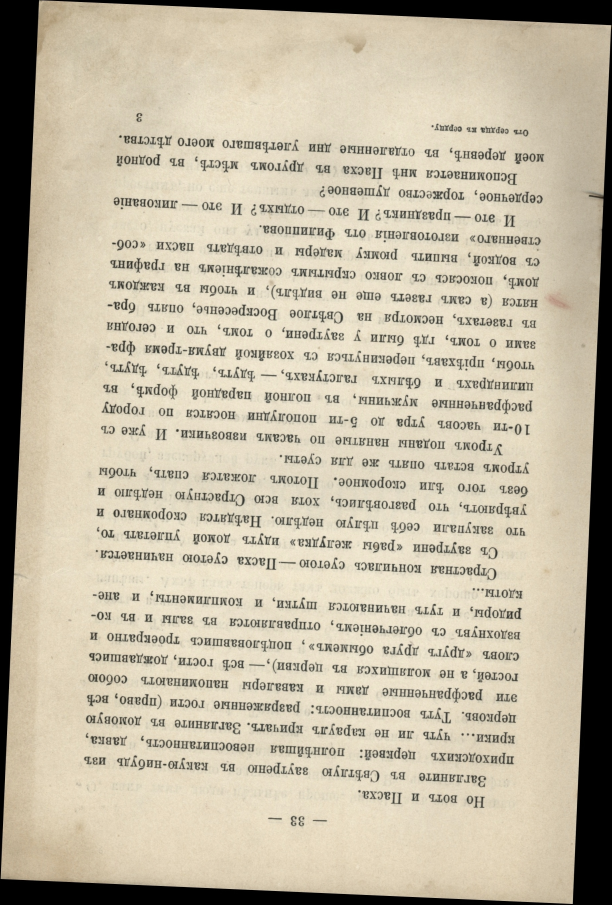
#> input picture images/source/scanned3.jpg, 1834 x 2713 px (shown at 1/3 size)
$ python crop_morphology.py   (Python 2 division)   (older library calls are emulated)
#> lines starting #> are read from the running program, lines starting #| are printed output that depends on the picture; after the words box and inside, x2 and y2 are one past the last pixel; in counts of white or black regions, pixels touching at a corner belong together
#!/usr/bin/env python
'''Crop an image to just the portions containing text.

Usage:

    ./crop_morphology.py path/to/image.jpg

This will place the cropped image in path/to/image.crop.png.

For details on the methodology, see
http://www.danvk.org/2015/01/07/finding-blocks-of-text-in-an-image-using-python-opencv-and-numpy.html
'''

import glob
import os
import random
import sys
import random
import math
import json
from collections import defaultdict

import cv2
from PIL import Image, ImageDraw, ImageEnhance
import numpy as np
from scipy.ndimage.filters import rank_filter
from PIL import ImageFilter
from scipy import ndimage

np.set_printoptions(threshold=np.nan)

def dilate(ary, N, iterations):
    """Dilate using an NxN '+' sign shape. ary is np.uint8."""
    kernel = np.zeros((N,N), dtype=np.uint8)
    kernel[(N-1)/2,:] = 1
    dilated_image = cv2.dilate(ary / 255, kernel, iterations=iterations)

    kernel = np.zeros((N,N), dtype=np.uint8)
    kernel[:,(N-1)/2] = 1
    dilated_image = cv2.dilate(dilated_image, kernel, iterations=iterations)
    return dilated_image


def props_for_contours(contours, ary):
    """Calculate bounding box & the number of set pixels for each contour."""
    c_info = []
    for c in contours:
        x,y,w,h = cv2.boundingRect(c)
        c_im = np.zeros(ary.shape)
        cv2.drawContours(c_im, [c], 0, 255, -1)
        c_info.append({
            'x1': x,
            'y1': y,
            'x2': x + w - 1,
            'y2': y + h - 1,
            'sum': np.sum(ary * (c_im > 0))/255
        })
    return c_info


def union_crops(crop1, crop2):
    """Union two (x1, y1, x2, y2) rects."""
    x11, y11, x21, y21 = crop1
    x12, y12, x22, y22 = crop2
    return min(x11, x12), min(y11, y12), max(x21, x22), max(y21, y22)


def intersect_crops(crop1, crop2):
    x11, y11, x21, y21 = crop1
    x12, y12, x22, y22 = crop2
    return max(x11, x12), max(y11, y12), min(x21, x22), min(y21, y22)


def crop_area(crop):
    x1, y1, x2, y2 = crop
    return max(0, x2 - x1) * max(0, y2 - y1)


def find_border_components(contours, ary):
    borders = []
    area = ary.shape[0] * ary.shape[1]
    for i, c in enumerate(contours):
        x,y,w,h = cv2.boundingRect(c)
        if w * h > 0.5 * area:
            borders.append((i, x, y, x + w - 1, y + h - 1))
    return borders


def angle_from_right(deg):
    return min(deg % 90, 90 - (deg % 90))


def remove_border(contour, ary):
    """Remove everything outside a border contour."""
    # Use a rotated rectangle (should be a good approximation of a border).
    # If it's far from a right angle, it's probably two sides of a border and
    # we should use the bounding box instead.
    c_im = np.zeros(ary.shape)
    r = cv2.minAreaRect(contour)
    degs = r[2]
    if angle_from_right(degs) <= 10.0:
        box = cv2.boxPoints(r)
        box = np.int0(box)
        cv2.drawContours(c_im, [box], 0, 255, -1)
        cv2.drawContours(c_im, [box], 0, 0, 4)
    else:
        x1, y1, x2, y2 = cv2.boundingRect(contour)
        cv2.rectangle(c_im, (x1, y1), (x2, y2), 255, -1)
        cv2.rectangle(c_im, (x1, y1), (x2, y2), 0, 4)

    return np.minimum(c_im, ary)


def find_components(edges, max_components=16):
    """Dilate the image until there are just a few connected components.

    Returns contours for these components."""
    # Perform increasingly aggressive dilation until there are just a few
    # connected components.
    count = 21
    dilation = 5
    n = 1
    while count > max_components:
        n += 1
        dilated_image = dilate(edges, N=3, iterations=n)
        image1, contours, hierarchy = cv2.findContours(dilated_image, cv2.RETR_TREE, cv2.CHAIN_APPROX_SIMPLE)
        count = len(contours)

    Image.fromarray(edges).show()

    Image.fromarray(255 * dilated_image).save('images/autorotate/dilated_image.jpg')
    img3 = cv2.imread('images/autorotate/dilated_image.jpg',0)
    return contours, img3


def find_optimal_components_subset(contours, edges):
    """Find a crop which strikes a good balance of coverage/compactness.

    Returns an (x1, y1, x2, y2) tuple.
    """
    c_info = props_for_contours(contours, edges)
    c_info.sort(key=lambda x: -x['sum'])
    total = np.sum(edges) / 255
    area = edges.shape[0] * edges.shape[1]

    c = c_info[0]
    del c_info[0]
    this_crop = c['x1'], c['y1'], c['x2'], c['y2']
    crop = this_crop
    covered_sum = c['sum']

    while covered_sum < total:
        changed = False
        recall = 1.0 * covered_sum / total
        prec = 1 - 1.0 * crop_area(crop) / area
        f1 = 2 * (prec * recall / (prec + recall))
        #print '----'
        for i, c in enumerate(c_info):
            this_crop = c['x1'], c['y1'], c['x2'], c['y2']
            new_crop = union_crops(crop, this_crop)
            new_sum = covered_sum + c['sum']
            new_recall = 1.0 * new_sum / total
            new_prec = 1 - 1.0 * crop_area(new_crop) / area
            new_f1 = 2 * new_prec * new_recall / (new_prec + new_recall)

            # Add this crop if it improves f1 score,
            # _or_ it adds 25% of the remaining pixels for <15% crop expansion.
            # ^^^ very ad-hoc! make this smoother
            remaining_frac = c['sum'] / (total - covered_sum)
            new_area_frac = 1.0 * crop_area(new_crop) / crop_area(crop) - 1
            if new_f1 > f1 or (
                    remaining_frac > 0.25 and new_area_frac < 0.15):
                print '%d %s -> %s / %s (%s), %s -> %s / %s (%s), %s -> %s' % (
                        i, covered_sum, new_sum, total, remaining_frac,
                        crop_area(crop), crop_area(new_crop), area, new_area_frac,
                        f1, new_f1)
                crop = new_crop
                covered_sum = new_sum
                del c_info[i]
                changed = True
                break

        if not changed:
            break

    return crop


def pad_crop(crop, contours, edges, border_contour, pad_px=15):
    """Slightly expand the crop to get full contours.

    This will expand to include any contours it currently intersects, but will
    not expand past a border.
    """
    bx1, by1, bx2, by2 = 0, 0, edges.shape[0], edges.shape[1]
    if border_contour is not None and len(border_contour) > 0:
        c = props_for_contours([border_contour], edges)[0]
        bx1, by1, bx2, by2 = c['x1'] + 5, c['y1'] + 5, c['x2'] - 5, c['y2'] - 5

    def crop_in_border(crop):
        x1, y1, x2, y2 = crop
        x1 = max(x1 - pad_px, bx1)
        y1 = max(y1 - pad_px, by1)
        x2 = min(x2 + pad_px, bx2)
        y2 = min(y2 + pad_px, by2)
        return crop

    crop = crop_in_border(crop)

    c_info = props_for_contours(contours, edges)
    changed = False
    for c in c_info:
        this_crop = c['x1'], c['y1'], c['x2'], c['y2']
        this_area = crop_area(this_crop)
        int_area = crop_area(intersect_crops(crop, this_crop))
        new_crop = crop_in_border(union_crops(crop, this_crop))
        if 0 < int_area < this_area and crop != new_crop:
            print '%s -> %s' % (str(crop), str(new_crop))
            changed = True
            crop = new_crop

    if changed:
        return pad_crop(crop, contours, edges, border_contour, pad_px)
    else:
        return crop


def downscale_image(im, max_dim=2048):
    """Shrink im until its longest dimension is <= max_dim.

    Returns new_image, scale (where scale <= 1).
    """
    a, b = im.size
    if max(a, b) <= max_dim:
        return 1.0, im

    scale = 1.0 * max_dim / max(a, b)
    new_im = im.resize((int(a * scale), int(b * scale)), Image.ANTIALIAS)
    return scale, new_im


def process_image(path, out_path):
#> called with path = 'images/source/scanned3.jpg', out_path = 'images/autorotate/process1.jpg'
    orig_im = Image.open(path)
#> orig_im is the input picture: PIL image 1834x2713 RGB; mean R, G, B 193.2, 183.9, 162.9
    scale, im = downscale_image(orig_im)
#> scale = 0.755

    edges = cv2.Canny(np.asarray(im), 100, 200)
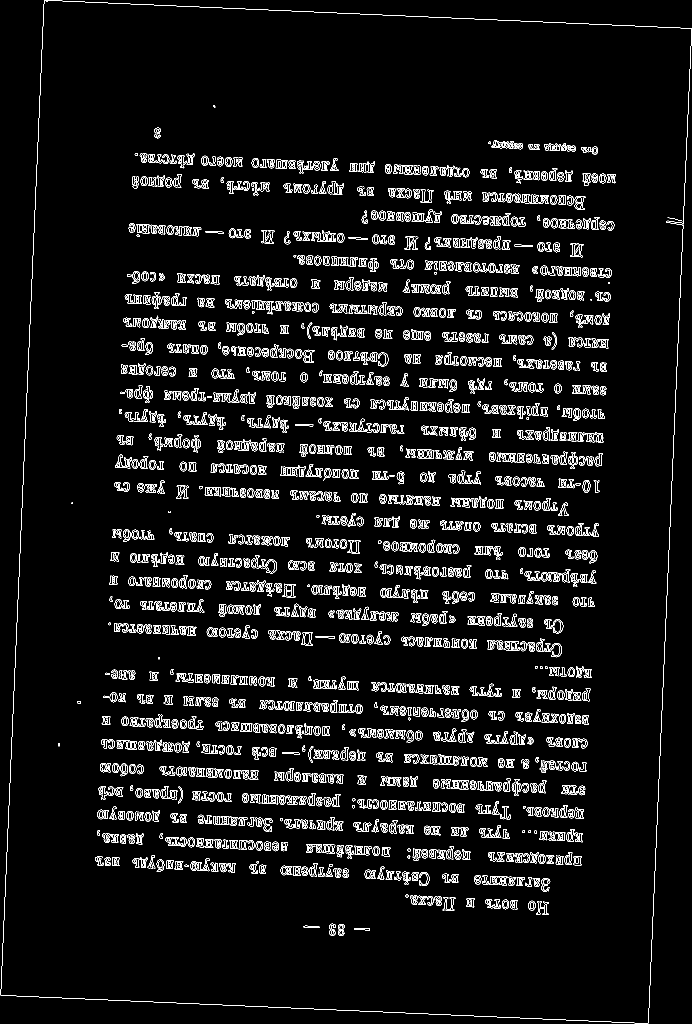
#> edges: shape (2048, 1384) (shown at 1/2 size); 5.2% white in thin lines or dots

    image1, contours, hierarchy = cv2.findContours(edges, cv2.RETR_TREE, cv2.CHAIN_APPROX_SIMPLE)
#> contours = 4553 contours, 1735 with area under 20; largest, box (x1, y1, x2, y2) and area: (902, 1560, 938, 1579) 520, (1042, 388, 1078, 408) 446, (903, 1560, 938, 1579) 440, (742, 421, 772, 441) 414, (607, 699, 629, 726) 400
    borders = find_border_components(contours, edges)
#> the loop in find_border_components, `for i, c in enumerate(contours):` made 4553 passes
#> (x, y, w, h) on passes 1 to 3: (708, 1856, 32, 5), (708, 1856, 32, 5), (607, 1851, 32, 5)
#> after the loop in find_border_components, `for i, c in enumerate(contours):`: borders = [(4551, 1, 0, 1383, 2046)]
#> borders = [(4551, 1, 0, 1383, 2046)]
    borders.sort(key=lambda (i, x1, y1, x2, y2): (x2 - x1) * (y2 - y1))

    border_contour = None
    if len(borders):
        border_contour = contours[borders[0][0]]
#> border_contour = contour of 1186 points, box (x1, y1, x2, y2) (1, 0, 1384, 2047), area 118
        edges = remove_border(border_contour, edges)
#> in remove_border, `r = cv2.minAreaRect(contour)`: r = ((692, 1023.3), (1993.2, 1297.5), -87.5)
#> in remove_border, `degs = r[2]`: degs = -87.5
#> in remove_border, `box = cv2.boxPoints(r)`: box = [[1296.6, 2047.3], [0.368, 1990.7], [87.31, -0.606], [1383.6, 55.99]]
#> in remove_border, `box = np.int0(box)`: box = [[1296, 2047], [0, 1990], [87, 0], [1383, 55]]

    edges = 255 * (edges > 0).astype(np.uint8)
    # Remove ~1px borders using a rank filter.
    maxed_rows = rank_filter(edges, -4, size=(1, 20))
    maxed_cols = rank_filter(edges, -4, size=(20, 1))
    debordered = np.minimum(np.minimum(edges, maxed_rows), maxed_cols)
    edges = debordered
    contours, img3 = find_components(edges)
#> the loop in find_components, `while count > max_components:` made 19 passes
#> count on passes 1 to 4: 1009, 453, 291, 259
#> after the loop in find_components, `while count > max_components:`: n = 20
#> contours = 16 contours, 4 with area under 20; largest, box (x1, y1, x2, y2) and area: (170, 235, 1250, 1850) 1426915, (238, 427, 422, 494) 10934, (360, 1010, 615, 1057) 8675, (638, 1828, 709, 1892) 4355, (135, 1382, 182, 1427) 2018
    if len(contours) == 0:
        print '%s -> (no text!)' % path
        return

    height, width = img3.shape
    edges2 = cv2.Canny(img3, 50, 150, apertureSize=3)
    Image.fromarray(edges2).show()
    lines2 = cv2.HoughLinesP(edges2, 1, np.pi / 180, 100, minLineLength=width / 10.0, maxLineGap=20)
#> lines2 = [[729, 305, 884, 313], [209, 1283, 493, 1297], [789, 1310, 1010, 1321], [756, 1343, 915, 1351], [628, 1772, 787, 1780], [413, 1327, 560, 1334], [395, 1010, 612, 1021], [927, 314, 1084, 320], [482, 294, 644, 302]]
    angle = 0.0
    for linp in lines2[0]:
        angle += np.arctan2(linp[2] - linp[0], linp[3] - linp[1])
#> this loop made 1 pass
#> (linp, angle) on pass 1: ([729, 305, 884, 313], 1.52)
#> after the loop, angle = 1.52
        # cv2.imwrite('images/autorotate/houghlines.jpg', img3)

    imgFinal = cv2.imread(path, 0)
    deskewed_image = ndimage.rotate(imgFinal, angle/len(lines2[0]))
    cv2.imwrite('images/autorotate/process1.jpg', deskewed_image)

def process_image2(path, out_path):
#> called with path = 'images/autorotate/process1.jpg', out_path = 'images/autorotate/process2.jpg'
    orig_im = Image.open(path)
#> orig_im: PIL image 1905x2761 L
    scale, im = downscale_image(orig_im)
#> scale = 0.742

    edges = cv2.Canny(np.asarray(im), 100, 200)

    image1, contours, hierarchy = cv2.findContours(edges, cv2.RETR_TREE, cv2.CHAIN_APPROX_SIMPLE)
#> contours = 4544 contours, 1814 with area under 20; largest, box (x1, y1, x2, y2) and area: (53, 34, 1361, 2014) 2494216, (53, 34, 1361, 2014) 2494210, (268, 1484, 308, 1502) 512, (270, 1070, 301, 1094) 450, (789, 1542, 829, 1560) 448
    borders = find_border_components(contours, edges)
#> the loop in find_border_components (call 2), `for i, c in enumerate(contours):` made 4544 passes
#> (x, y, w, h) on passes 1 to 3: (53, 34, 1308, 1980), (53, 34, 1308, 1980), (713, 1846, 12, 11)
#> borders = [(0, 53, 34, 1360, 2013), (1, 53, 34, 1360, 2013)]
    borders.sort(key=lambda (i, x1, y1, x2, y2): (x2 - x1) * (y2 - y1))

    border_contour = None
    if len(borders):
        border_contour = contours[borders[0][0]]
#> border_contour = contour of 261 points, box (x1, y1, x2, y2) (53, 34, 1361, 2014), area 2494216
        edges = remove_border(border_contour, edges)

    edges = 255 * (edges > 0).astype(np.uint8)
    # Remove ~1px borders using a rank filter.
    maxed_rows = rank_filter(edges, -4, size=(1, 20))
    maxed_cols = rank_filter(edges, -4, size=(20, 1))
    debordered = np.minimum(np.minimum(edges, maxed_rows), maxed_cols)
    edges = debordered
    contours, img3 = find_components(edges)
#> call 2 of find_components, with max_components = 16
#> the loop in find_components (call 2), `while count > max_components:` made 19 passes
#> count on passes 1 to 4: 956, 437, 285, 259
#> after the loop in find_components (call 2), `while count > max_components:`:
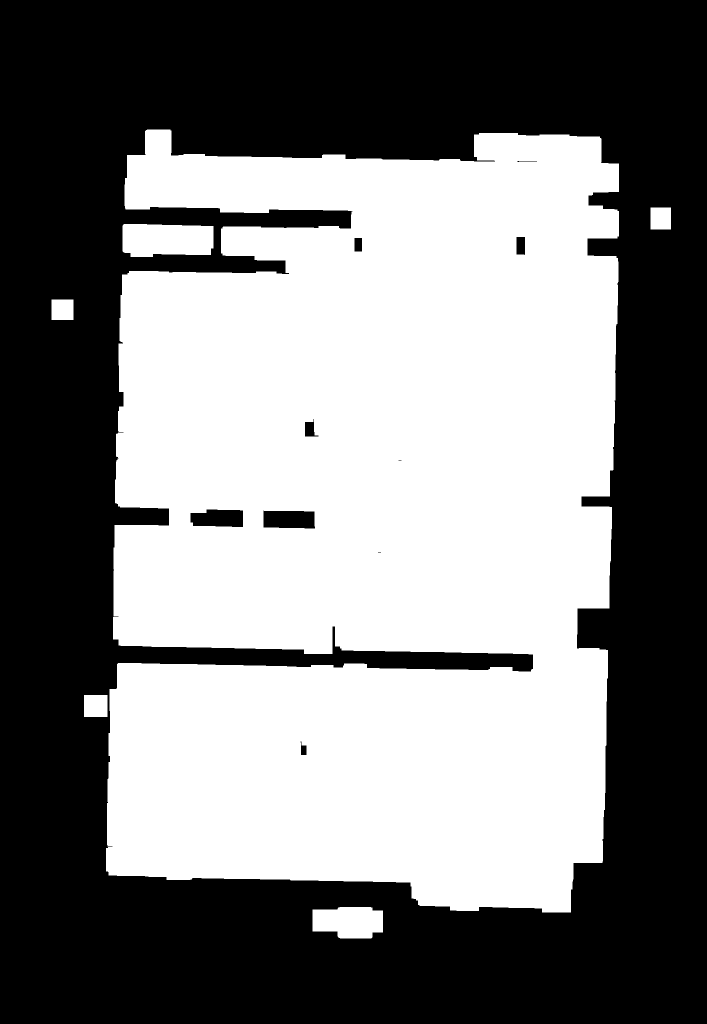
#> dilated_image: shape (2048, 1413) (shown at 1/2 size); values 0 (black) and 1 (white), 48.4% white; 6 white regions, box (x1, y1, x2, y2) and area: (212, 259, 1238, 1825) 1375942, (245, 448, 427, 514) 10917, (625, 1814, 766, 1877) 7512, (168, 1390, 215, 1434) 2068, (1301, 415, 1342, 459) 1804, (103, 599, 147, 640) 1804
#> after the loop in find_components (call 2), `while count > max_components:`: n = 20
#> contours = 15 contours, 2 with area under 20; largest, box (x1, y1, x2, y2) and area: (212, 259, 1238, 1825) 1379880, (245, 448, 427, 514) 10675, (625, 1814, 766, 1877) 7315, (526, 1020, 631, 1058) 3576, (380, 1018, 487, 1055) 3362
    if len(contours) == 0:
        print '%s -> (no text!)' % path
        return

    crop = find_optimal_components_subset(contours, edges)
#> the loop in props_for_contours, `for c in contours:` made 15 passes
#> (x, y, w, h) on passes 1, 4, 6, 7: (625, 1814, 141, 63), (245, 448, 182, 66), (212, 259, 1026, 1566), (600, 1482, 14, 29)
#> after the loop in props_for_contours, `for c in contours:`: c_info = 15 items
#> in find_optimal_components_subset, `total = np.sum(edges) / 255`: total = 90771
#> in find_optimal_components_subset, `area = edges.shape[0] * edges.shape[1]`: area = 2893824
#> in find_optimal_components_subset, `c = c_info[0]`: c = {'x1': 212, 'y1': 259, 'x2': 1237, 'y2': 1824, 'sum': 89909}
#> in find_optimal_components_subset, `this_crop = c['x1'], c['y1'], c['x2'], c['y2']`: this_crop = (212, 259, 1237, 1824)
#> in find_optimal_components_subset, `covered_sum = c['sum']`: covered_sum = 89909
#> the loop in find_optimal_components_subset, `while covered_sum < total:` made 5 passes
#> (recall, prec, f1) on pass 1: (0.991, 0.446, 0.615)
#> (printed output is left out)
    crop = pad_crop(crop, contours, edges, border_contour)
#> the loop in props_for_contours (call 2), `for c in contours:` made 1 pass
#> after the loop in props_for_contours (call 2), `for c in contours:`:
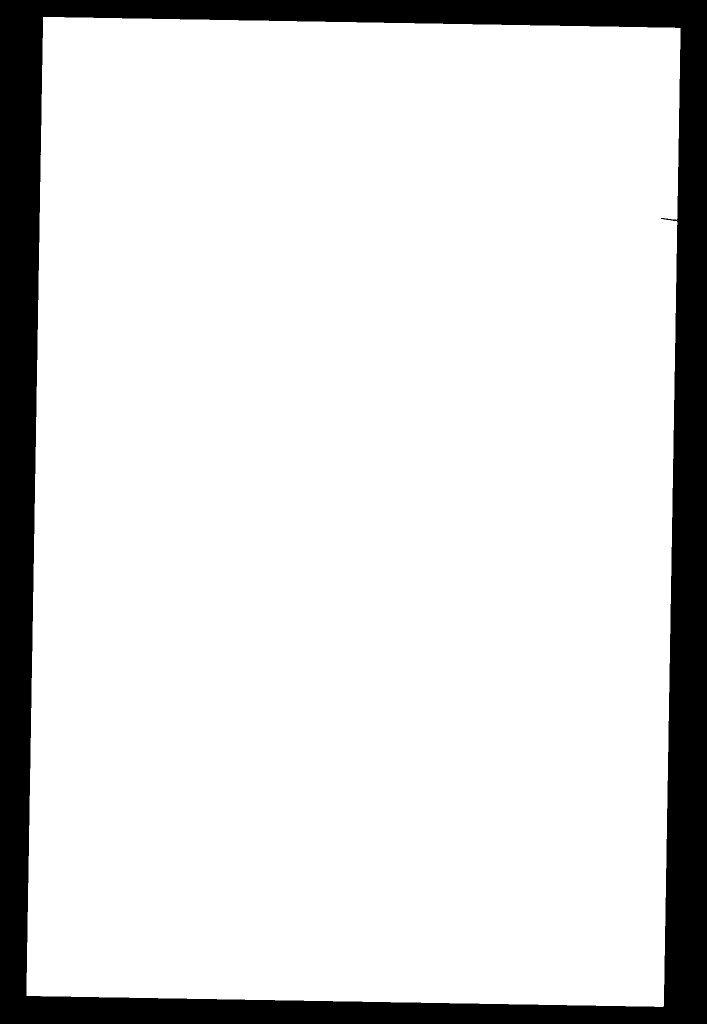
#> c_im: shape (2048, 1413) float64 (shown at 1/2 size); 86.3% white; 1 black region, box (x1, y1, x2, y2) and area: (0, 0, 1413, 2048) 396344
#> the loop in pad_crop, `for c in c_info:` made 15 passes
#> c on passes 1 to 4: {'x1': 625, 'y1': 1814, 'x2': 765, 'y2': 1876, 'sum': 203}, {'x1': 168, 'y1': 1390, 'x2': 214, 'y2': 1433, 'sum': 4}, {'x1': 103, 'y1': 599, 'x2': 146, 'y2': 639, 'sum': 2}, {'x1': 245, 'y1': 448, 'x2': 426, 'y2': 513, 'sum': 651}

    crop = [int(x / scale) for x in crop]  # upscale to the original image size.
    draw = ImageDraw.Draw(im)
    c_info = props_for_contours(contours, edges)
    for c in c_info:
        this_crop = c['x1'], c['y1'], c['x2'], c['y2']
        draw.rectangle(this_crop, outline='blue')
#> this loop made 15 passes
    draw.rectangle(crop, outline='red')
    #im.save(out_path)
    #draw.text((50, 50), path, fill='red')
    #orig_im.save(out_path)
    im.show()
    text_im = orig_im.crop(crop)
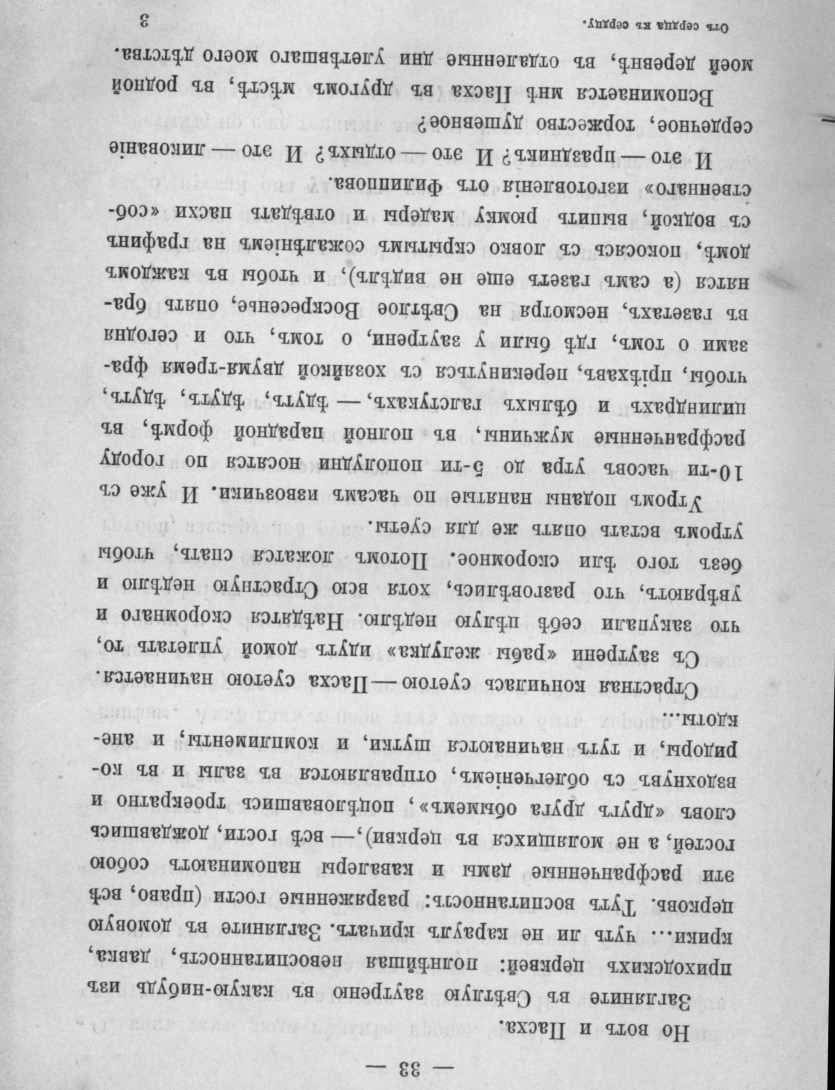
#> text_im: PIL image 1669x2180 L (shown at 1/2 size); min 0, max 240, mean 202.2
    text_im.save(out_path)
    #print '%s -> %s' % (path, out_path)

process_image('images/source/scanned3.jpg', 'images/autorotate/process1.jpg')
process_image2('images/autorotate/process1.jpg', 'images/autorotate/process2.jpg')

if __name__ == '__main__':
    if len(sys.argv) == 2 and '*' in sys.argv[1]:
        files = glob.glob(sys.argv[1])
        random.shuffle(files)
    else:
        files = sys.argv[1:]

    for path in files:
        out_path = path.replace('.jpg', '.crop.png')
        if os.path.exists(out_path): continue
        try:
            process_image(path, out_path)
        except Exception as e:
            print '%s %s' % (path, e)
